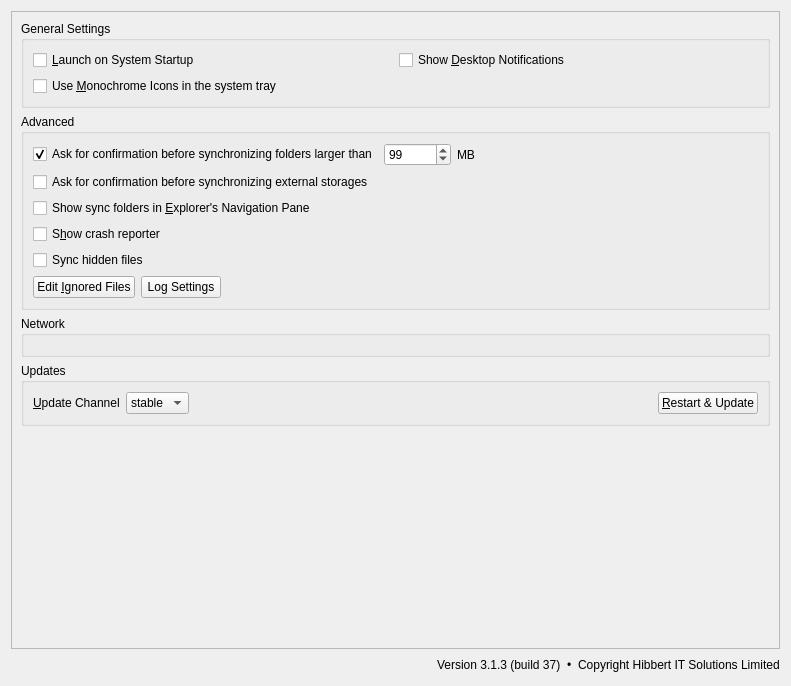
<?xml version="1.0" encoding="UTF-8"?>
<ui version="4.0">
 <class>OCC::GeneralSettings</class>
 <widget class="QWidget" name="OCC::GeneralSettings">
  <property name="geometry">
   <rect>
    <x>0</x>
    <y>0</y>
    <width>791</width>
    <height>686</height>
   </rect>
  </property>
  <property name="windowTitle">
   <string>Form</string>
  </property>
  <layout class="QVBoxLayout" name="verticalLayout_3">
   <item>
    <widget class="QScrollArea" name="scrollArea">
     <property name="widgetResizable">
      <bool>true</bool>
     </property>
     <widget class="QWidget" name="scrollAreaWidgetContents_2">
      <property name="geometry">
       <rect>
        <x>0</x>
        <y>0</y>
        <width>771</width>
        <height>640</height>
       </rect>
      </property>
      <layout class="QVBoxLayout" name="verticalLayout_5">
       <item>
        <widget class="QGroupBox" name="generalGroupBox">
         <property name="title">
          <string>General Settings</string>
         </property>
         <layout class="QGridLayout" name="gridLayout_2">
          <item row="1" column="0">
           <widget class="QCheckBox" name="monoIconsCheckBox">
            <property name="text">
             <string>Use &amp;Monochrome Icons in the system tray</string>
            </property>
           </widget>
          </item>
          <item row="0" column="1">
           <widget class="QCheckBox" name="desktopNotificationsCheckBox">
            <property name="text">
             <string>Show &amp;Desktop Notifications</string>
            </property>
           </widget>
          </item>
          <item row="0" column="0">
           <widget class="QCheckBox" name="autostartCheckBox">
            <property name="text">
             <string>&amp;Launch on System Startup</string>
            </property>
           </widget>
          </item>
         </layout>
        </widget>
       </item>
       <item>
        <widget class="QGroupBox" name="advancedGroupBox">
         <property name="title">
          <string>Advanced</string>
         </property>
         <layout class="QVBoxLayout" name="verticalLayout">
          <item>
           <layout class="QHBoxLayout" name="horizontalLayout_3">
            <item>
             <widget class="QCheckBox" name="newFolderLimitCheckBox">
              <property name="text">
               <string>Ask for confirmation before synchronizing folders larger than</string>
              </property>
              <property name="checked">
               <bool>true</bool>
              </property>
             </widget>
            </item>
            <item>
             <widget class="QSpinBox" name="newFolderLimitSpinBox">
              <property name="maximum">
               <number>999999</number>
              </property>
              <property name="value">
               <number>99</number>
              </property>
             </widget>
            </item>
            <item>
             <widget class="QLabel" name="label">
              <property name="text">
               <string extracomment="Trailing part of &quot;Ask confirmation before syncing folder larger than&quot; ">MB</string>
              </property>
             </widget>
            </item>
            <item>
             <spacer name="horizontalSpacer_3">
              <property name="orientation">
               <enum>Qt::Horizontal</enum>
              </property>
              <property name="sizeHint" stdset="0">
               <size>
                <width>40</width>
                <height>20</height>
               </size>
              </property>
             </spacer>
            </item>
           </layout>
          </item>
          <item>
           <widget class="QCheckBox" name="newExternalStorage">
            <property name="text">
             <string>Ask for confirmation before synchronizing external storages</string>
            </property>
           </widget>
          </item>
          <item>
           <widget class="QCheckBox" name="showInExplorerNavigationPaneCheckBox">
            <property name="text">
             <string>Show sync folders in &amp;Explorer's Navigation Pane</string>
            </property>
           </widget>
          </item>
          <item>
           <widget class="QCheckBox" name="crashreporterCheckBox">
            <property name="sizePolicy">
             <sizepolicy hsizetype="MinimumExpanding" vsizetype="Fixed">
              <horstretch>0</horstretch>
              <verstretch>0</verstretch>
             </sizepolicy>
            </property>
            <property name="text">
             <string>S&amp;how crash reporter</string>
            </property>
           </widget>
          </item>
          <item>
           <widget class="QCheckBox" name="syncHiddenFilesCheckBox">
            <property name="text">
             <string>Sync hidden files</string>
            </property>
           </widget>
          </item>
          <item>
           <layout class="QHBoxLayout" name="horizontalLayout_4">
            <item>
             <widget class="QPushButton" name="ignoredFilesButton">
              <property name="text">
               <string>Edit &amp;Ignored Files</string>
              </property>
             </widget>
            </item>
            <item>
             <widget class="QPushButton" name="logSettingsButton">
              <property name="text">
               <string>Log Settings</string>
              </property>
             </widget>
            </item>
            <item>
             <spacer name="spacer_3">
              <property name="orientation">
               <enum>Qt::Horizontal</enum>
              </property>
              <property name="sizeHint" stdset="0">
               <size>
                <width>555</width>
                <height>20</height>
               </size>
              </property>
             </spacer>
            </item>
           </layout>
          </item>
         </layout>
        </widget>
       </item>
       <item>
        <widget class="QGroupBox" name="groupBox">
         <property name="title">
          <string>Network</string>
         </property>
         <layout class="QVBoxLayout" name="verticalLayout_4">
          <item>
           <widget class="NetworkSettings" name="widget" native="true"/>
          </item>
         </layout>
        </widget>
       </item>
       <item>
        <widget class="QGroupBox" name="updaterWidget">
         <property name="title">
          <string>Updates</string>
         </property>
         <layout class="QHBoxLayout" name="horizontalLayout">
          <item>
           <widget class="QLabel" name="updateChannelLabel">
            <property name="sizePolicy">
             <sizepolicy hsizetype="Maximum" vsizetype="Preferred">
              <horstretch>0</horstretch>
              <verstretch>0</verstretch>
             </sizepolicy>
            </property>
            <property name="text">
             <string>&amp;Update Channel</string>
            </property>
            <property name="buddy">
             <cstring>updateChannel</cstring>
            </property>
           </widget>
          </item>
          <item>
           <widget class="QComboBox" name="updateChannel">
            <property name="sizePolicy">
             <sizepolicy hsizetype="Maximum" vsizetype="Fixed">
              <horstretch>0</horstretch>
              <verstretch>0</verstretch>
             </sizepolicy>
            </property>
            <item>
             <property name="text">
              <string>stable</string>
             </property>
            </item>
            <item>
             <property name="text">
              <string>beta</string>
             </property>
            </item>
           </widget>
          </item>
          <item>
           <widget class="QLabel" name="updateStateLabel">
            <property name="text">
             <string/>
            </property>
            <property name="wordWrap">
             <bool>true</bool>
            </property>
            <property name="openExternalLinks">
             <bool>true</bool>
            </property>
           </widget>
          </item>
          <item>
           <widget class="QPushButton" name="restartButton">
            <property name="sizePolicy">
             <sizepolicy hsizetype="Maximum" vsizetype="Fixed">
              <horstretch>0</horstretch>
              <verstretch>0</verstretch>
             </sizepolicy>
            </property>
            <property name="text">
             <string>&amp;Restart &amp;&amp; Update</string>
            </property>
           </widget>
          </item>
         </layout>
        </widget>
       </item>
       <item>
        <spacer name="verticalSpacer">
         <property name="orientation">
          <enum>Qt::Vertical</enum>
         </property>
         <property name="sizeHint" stdset="0">
          <size>
           <width>20</width>
           <height>40</height>
          </size>
         </property>
        </spacer>
       </item>
      </layout>
     </widget>
    </widget>
   </item>
   <item>
    <widget class="QWidget" name="versionInfoWidget" native="true">
     <layout class="QHBoxLayout" name="horizontalLayout_2">
      <property name="leftMargin">
       <number>0</number>
      </property>
      <property name="topMargin">
       <number>0</number>
      </property>
      <property name="rightMargin">
       <number>0</number>
      </property>
      <property name="bottomMargin">
       <number>0</number>
      </property>
      <item>
       <spacer name="spacer">
        <property name="orientation">
         <enum>Qt::Horizontal</enum>
        </property>
        <property name="sizeHint" stdset="0">
         <size>
          <width>40</width>
          <height>20</height>
         </size>
        </property>
       </spacer>
      </item>
      <item>
       <widget class="QLabel" name="versionLabel">
        <property name="cursor">
         <cursorShape>PointingHandCursor</cursorShape>
        </property>
        <property name="text">
         <string notr="true">Version 3.1.3 (build 37)</string>
        </property>
        <property name="textInteractionFlags">
         <set>Qt::LinksAccessibleByMouse</set>
        </property>
       </widget>
      </item>
      <item>
       <widget class="QLabel" name="copyrightLabelDotBefore">
        <property name="cursor">
         <cursorShape>ArrowCursor</cursorShape>
        </property>
        <property name="text">
         <string>•</string>
        </property>
        <property name="textInteractionFlags">
         <set>Qt::LinksAccessibleByMouse|Qt::TextSelectableByMouse</set>
        </property>
       </widget>
      </item>
      <item>
       <widget class="QLabel" name="copyrightLabel">
        <property name="cursor">
         <cursorShape>ArrowCursor</cursorShape>
        </property>
        <property name="text">
         <string notr="true">Copyright Hibbert IT Solutions Limited</string>
        </property>
        <property name="textInteractionFlags">
         <set>Qt::LinksAccessibleByMouse|Qt::TextSelectableByMouse</set>
        </property>
       </widget>
      </item>
     </layout>
    </widget>
   </item>
  </layout>
 </widget>
 <customwidgets>
  <customwidget>
   <class>NetworkSettings</class>
   <extends>QWidget</extends>
   <header>networksettings.h</header>
   <container>1</container>
  </customwidget>
 </customwidgets>
 <tabstops>
  <tabstop>autostartCheckBox</tabstop>
  <tabstop>desktopNotificationsCheckBox</tabstop>
  <tabstop>monoIconsCheckBox</tabstop>
  <tabstop>newFolderLimitCheckBox</tabstop>
  <tabstop>newFolderLimitSpinBox</tabstop>
  <tabstop>newExternalStorage</tabstop>
  <tabstop>showInExplorerNavigationPaneCheckBox</tabstop>
  <tabstop>crashreporterCheckBox</tabstop>
  <tabstop>syncHiddenFilesCheckBox</tabstop>
  <tabstop>ignoredFilesButton</tabstop>
  <tabstop>scrollArea</tabstop>
 </tabstops>
 <resources/>
 <connections>
  <connection>
   <sender>newFolderLimitCheckBox</sender>
   <signal>toggled(bool)</signal>
   <receiver>newFolderLimitSpinBox</receiver>
   <slot>setEnabled(bool)</slot>
   <hints>
    <hint type="sourcelabel">
     <x>245</x>
     <y>139</y>
    </hint>
    <hint type="destinationlabel">
     <x>412</x>
     <y>141</y>
    </hint>
   </hints>
  </connection>
 </connections>
</ui>
